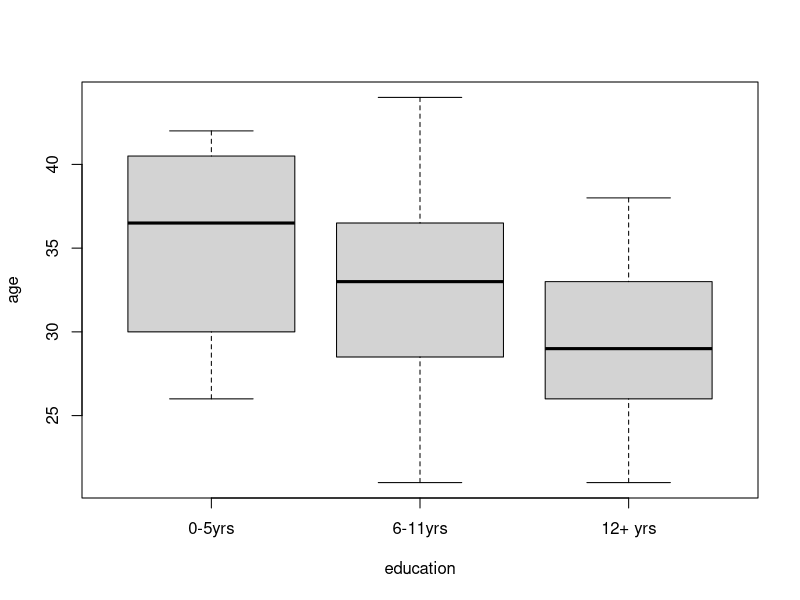

Write the R code that produced this figure.
## ---- chunk 1
knitr::opts_chunk$set(eval=F, echo=F)
solution <- F
## ---- chunk 2
#Color Format
colFmt = function(x,color){
  outputFormat = knitr::opts_knit$get("rmarkdown.pandoc.to")
  if(outputFormat == 'latex')
    paste("\\textcolor{",color,"}{",x,"}",sep="")
  else if(outputFormat == 'html')
    paste("<font color='",color,"'>",x,"</font>",sep="")
  else
    x
}
## ---- chunk 3
library(datasets)
data("infert")
# see help page ?infert
## ---- chunk 4
by(infert$age, infert$case, shapiro.test)
## ---- chunk 5
wilcox.test(infert$age~ infert$case)
## ---- chunk 6
 boxplot(age~education, data=infert)
## ---- chunk 7
by(infert$age, infert$education, shapiro.test)
## ---- chunk 8
kruskal.test(age~education, data=infert)
by(infert$age, infert$education, summary)
## ---- chunk 9
table(infert$education,infert$case)
prop.table(table(infert$education,infert$case), margin=2)
fisher.test(infert$education,infert$case)
## ---- chunk 10
fisher.test(infert$spontaneous,infert$case)
table("spontaneaous"=infert$spontaneous,"case"=infert$case)
prop.table(table("spontaneaous"=infert$spontaneous,"case"=infert$case), margin=1)*100
